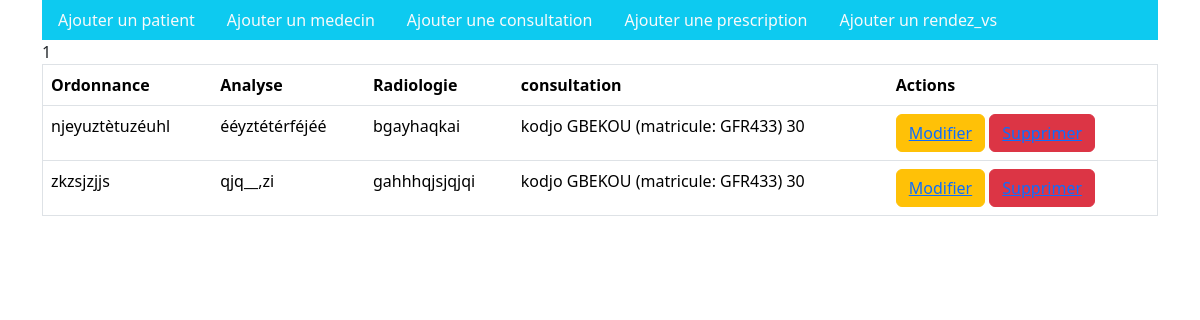
/prescription_list/, run on the app's committed database.
### mon_app/models.py (models this page shows, shortened)
class Prescription(models.Model):
      ordonnance = models.TextField()
      analyse = models.TextField()
      radiologie = models.TextField()
      consultation = models.ForeignKey(Consultation, on_delete=models.CASCADE)

class Consultation(models.Model):
      date = models.DateField(auto_now_add=True)
      heure = models.TimeField(auto_now_add=True)
      diagnostic = models.TextField()
      patient = models.ForeignKey(Patient, on_delete=models.CASCADE)
      medecin = models.ForeignKey(Medecin, on_delete=models.CASCADE)

class Person(models.Model):
    first_name = models.CharField(max_length=100)
    last_name = models.CharField(max_length=100)
    email = models.EmailField()

class Patient(Person):
    matricule = models.CharField(max_length=100)
    age = models.PositiveIntegerField()
    def __str__(self):
        return f"{self.last_name} {self.first_name} (matricule: {self.matricule}) {self.age}"

### mon_app/views.py (the view)
# urls.py: path('prescription_list/',views.prescription_list_view, name='prescription_list' ),
def prescription_list_view(request):
    prescriptions = Prescription.objects.all()
    paginator = Paginator(prescriptions, 5)
    page_number = request.GET.get('page')
    prescriptions = paginator.get_page(page_number)
    context = {'prescriptions': prescriptions}
    return render(request, 'prescriptions/prescription_list.html', context)

### mon_app/templates/prescriptions/prescription_list.html (shortened to what this page needs)
{% extends 'menu.html' %}
{% block content %}
<table class="table" border="1px">
    <thead>
      <tr>
        <th>Ordonnance</th>
        <th>Analyse</th>
        <th>Radiologie</th>
        <th>consultation</th>
        <th>Actions</th>
      </tr>
    </thead>
    <tbody>
      {% for prescription in prescriptions %}
      <div class="lecteur-entry ">
      <tr>
      <td>{{ prescription.ordonnance }}</td>
      <td>{{ prescription.analyse }}</td>
      <td>{{ prescription.radiologie }}</td>
      <td>{{ prescription.consultation.patient }}</td>
      <td>
        <button class="btn btn-warning" ><a href="{% url 'modifier_prescription' prescription.id %}"> Modifier</button></a>
        <button class="btn btn-danger"><a href="{% url 'supprimer_prescription' prescription.id %}"> Supprimer</button></a>
      </td>
      </tr>
      </div>
      {% endfor %}
      <div class="pagination">
        <span class="step-links">
            <span class="current-page">{{ prescriptions.number }}</span>
        </span>
    </div>
    </tbody>
  </table>
{% endblock content %}

### data on the page
Prescription: ordonnance "njeyuztètuzéuhl", analyse "ééyztétérféjéé", radiologie "bgayhaqkai", consultation.patient "kodjo GBEKOU (matricule: GFR433) 30"
Prescription: ordonnance "zkzsjzjjs", analyse "qjq__,zi", radiologie "gahhhqjsjqjqi", consultation.patient "kodjo GBEKOU (matricule: GFR433) 30"

### other printed values
{{ prescriptions.number }} "1"
